Frame 1 (no input): blank canvas, image omitted
Frame 60 (no input): blank canvas, image omitted
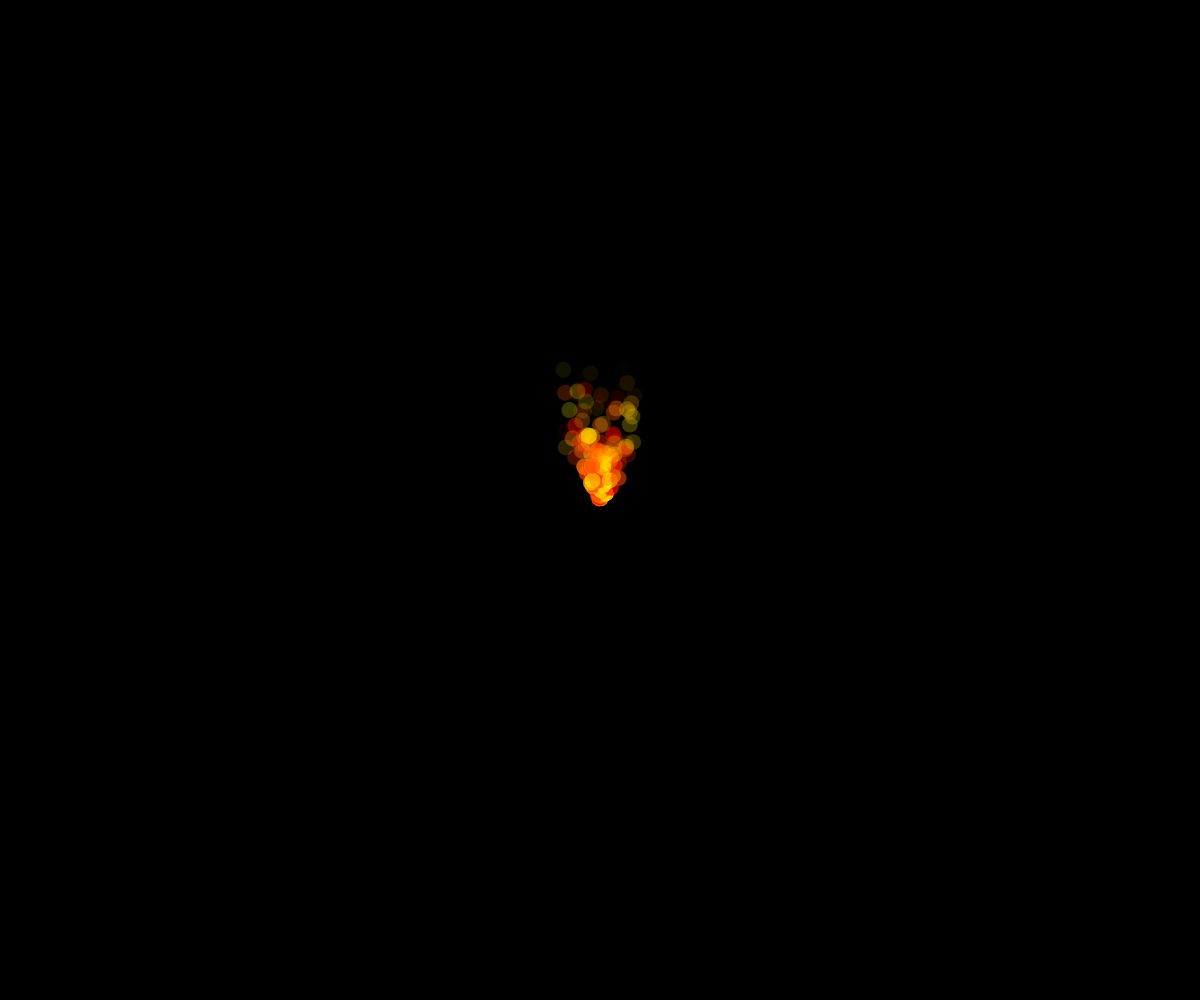
Frame 120 (the mouse pressed at the canvas centre since frame 60)

The p5.js sketch whose frames 1 and 60 were blank and that drew this single picture after the mouse press (run headless with seeded random() and noise() and a simulated clock; from frame 60 on, the mouse is pressed at the canvas centre):

// p5.js sketch
// ── sketch.js
let particles = [];

function setup() {
    createCanvas(window.innerWidth,window.innerHeight);
}

function draw() {
    background(0);

    for(let j = 0; j < 3; j++) {
        let p = new Particle();
        particles.push(p);
    }

    for(let i = particles.length - 1; i >= 0; i--) {
        particles[i].update();
        particles[i].show();
        if(particles[i].finished()) {
            particles.splice(i, 1);
        }
    }
}

class Particle {

    constructor() {
        this.x = mouseX;
        this.y = mouseY;
        this.vx = random(-1, 1);
        this.vy = random(-3, -1);
        this.alpha = 255;
    }

    finished() {
        return this.alpha < 0;
    }

    update() {
        this.x += this.vx;
        this.y += this.vy;
        this.alpha -= random(1, 10);
    }

    show() {
        noStroke();
        //stroke(255);
        fill(255, random(0,255), 0, this.alpha);
        ellipse(this.x, this.y, 16)
    }
}
